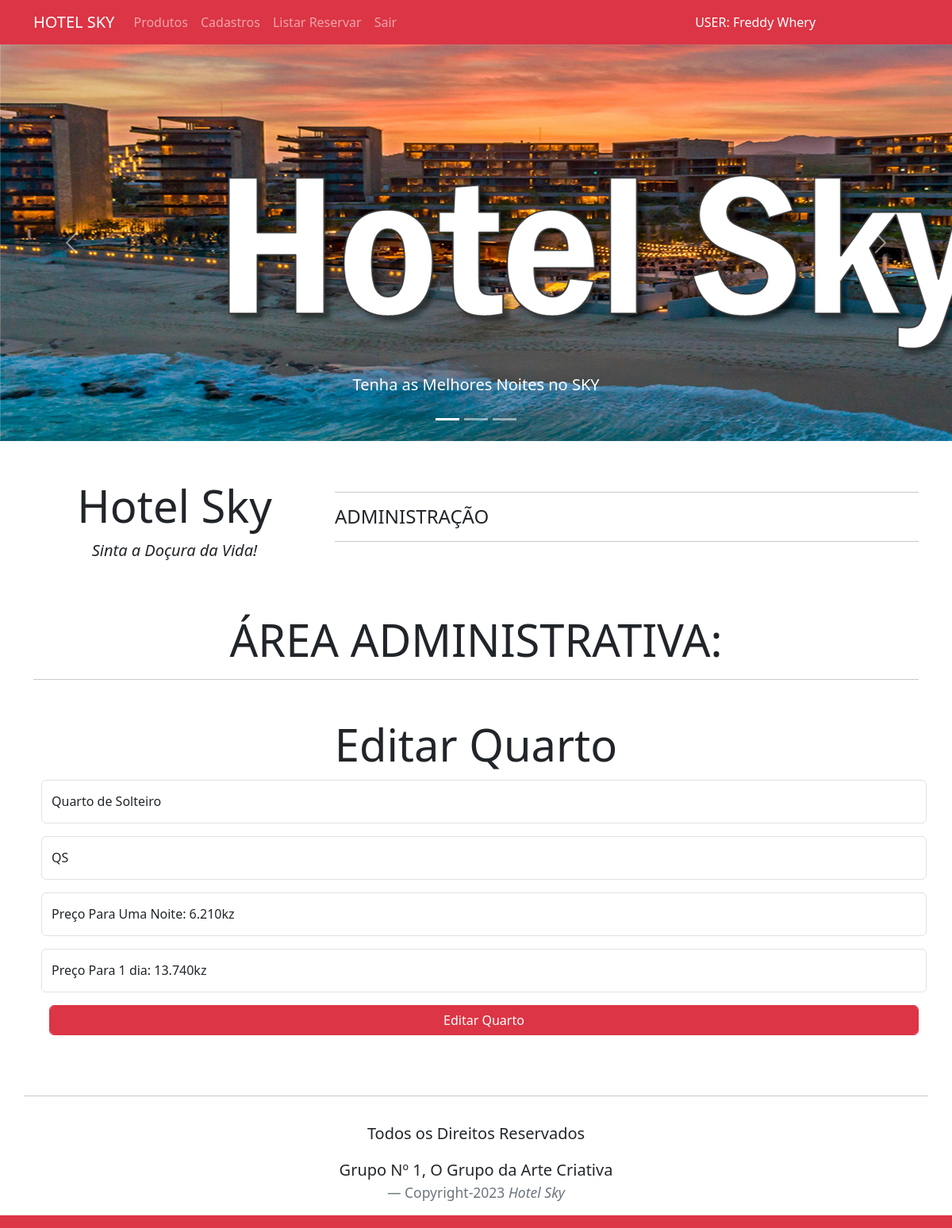
The app's page /areaprivada.php?page=editarquarto&codigoQuarto=4 (signed in) with its own data.
### tables this page shows
CREATE TABLE `quarto` (
  `codigoQuarto` int NOT NULL,
  `nome` varchar(50) NOT NULL,
  `descricao` varchar(50) NOT NULL,
  `preco_uma_noite` varchar(30) NOT NULL,
  `preco_um_dia` varchar(30) NOT NULL
);

### editarquarto.php (the view, shortened to what this page needs)
<h1 class="text-center display-4">Editar Quarto</h1>
<?php
$sql="SELECT * FROM quarto WHERE codigoQuarto=".$_REQUEST["codigoQuarto"];
$res=$conn->query($sql);
$row=$res->fetch_object();
?>
<form action="?page=salvarquarto" method="POST">
<div class="mb-3">
<input type="text" placeholder="Nome do Novo Quarto" maxlength="30" name="nome" class="form-control" required value="<?php print $row->nome; ?>">
</div>
<div class="mb-3">
<input type="text" placeholder="Descrição do Novo Quarto" maxlength="50" name="descricao" class="form-control" required value="<?php print $row->descricao; ?>">
</div>
<div class="mb-3">
<input type="text" placeholder="Preço de Uma Noite" maxlength="30" name="preco_uma_noite" class="form-control" required value="<?php print $row->preco_uma_noite; ?>">
</div>
<div class="mb-3">
<input type="text" placeholder="preco de Um Dia" maxlength="30" name="preco_um_dia" class="form-control" required value="<?php print $row->preco_um_dia; ?>">
</div>
<div class="mb-3 as">
<button type="submit" class="btn btn-danger form-control">Editar Quarto</button>
</div>
</form>

### css/Formulario.css (style rules this page uses)
input { display: block; height: 55px; width: 400px; margin: 10px; border-radius: 30px; border: 1px solid black; font-size: 16pt; padding: 10px 20px; background-color: rgba(255,255,255,0.01); outline: none; }

### editarquarto.php (style rules this page uses)
.as { margin-left: 20px; }

### records on screen
quarto: nome "Quarto de Solteiro", descricao "QS", preco_uma_noite "Preço Para Uma Noite: 6.210kz", preco_um_dia "Preço Para 1 dia: 13.740kz"

### other values on screen
$_SESSION['usuarioBD'] "Freddy Whery"
